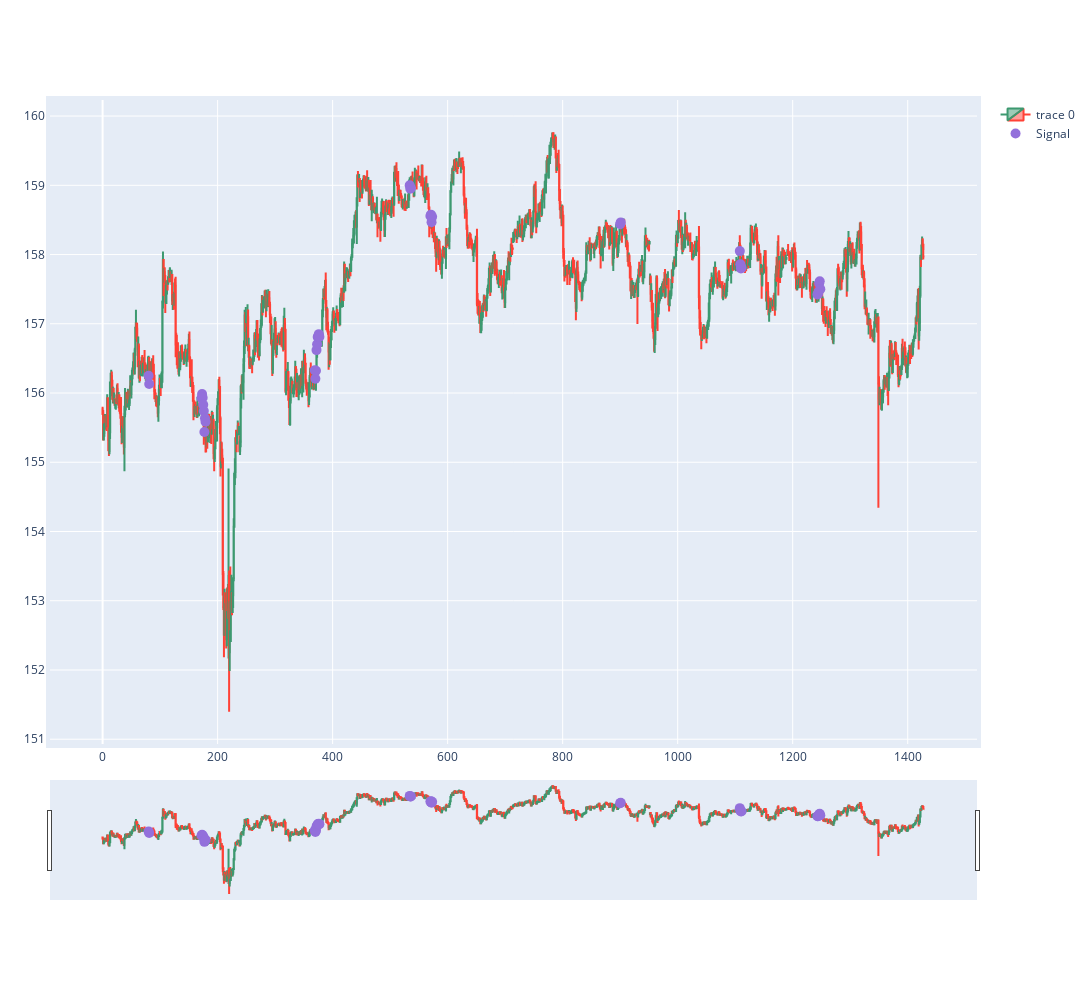

The cell this chart's notebook holds for it:
### Code cell
import plotly.graph_objects as go
from plotly.subplots import make_subplots
from datetime import datetime
st=0
dfpl = df[st:st+ len(df)]
dfpl.reset_index(inplace=True)
fig = go.Figure(data=[go.Candlestick(x=dfpl.index,
                open=dfpl['Open'],
                high=dfpl['High'],
                low=dfpl['Low'],
                close=dfpl['Close']),
                # go.Scatter(x=dfpl.index, y=dfpl.VWAP, 
                #            line=dict(color='blue', width=1), 
                #            name="VWAP"), 
                # go.Scatter(x=dfpl.index, y=dfpl['BBL.0'], 
                #            line=dict(color='green', width=1), 
                #            name="BBL"),
                # go.Scatter(x=dfpl.index, y=dfpl['BBU.0'], 
                #            line=dict(color='green', width=1), 
                #            name="BBU")
                # go.Scatter(x=dfpl.index, y=dfpl['100_MA'],
                #             line=dict(color='red', width=1), 
                #             name="100_MA"),
      ])

fig.add_scatter(x=dfpl.index, y=dfpl['pointposbreak'], mode="markers",
                marker=dict(size=10, color="MediumPurple"),
                name="Signal")

# set figure size
fig.update_layout(
    autosize=False,
    width=1600,
    height=1000,
    margin=dict(l=50,r=50,b=100,t=100,pad=4)
)

fig.show()

### Figure 1 — Plotly figure (JSON) as saved in the notebook; plotly's stock layout.template omitted (floating-point values rounded to 4 significant figures; data arrays with more than 128 entries replaced by an {"elided": "..."} marker saying what was removed)
{"data": [{"close": {"elided": "1430 float values"}, "high": {"elided": "1430 float values"}, "low": {"elided": "1430 float values"}, "open": {"elided": "1430 float values"}, "type": "candlestick", "x": {"elided": "1430 int values"}}, {"marker": {"color": "MediumPurple", "size": 10}, "mode": "markers", "name": "Signal", "type": "scatter", "x": {"elided": "1430 int values"}, "y": {"elided": "1430 float values"}}], "layout": {"autosize": false, "height": 1000, "margin": {"b": 100, "l": 50, "pad": 4, "r": 50, "t": 100}, "width": 1600}}
